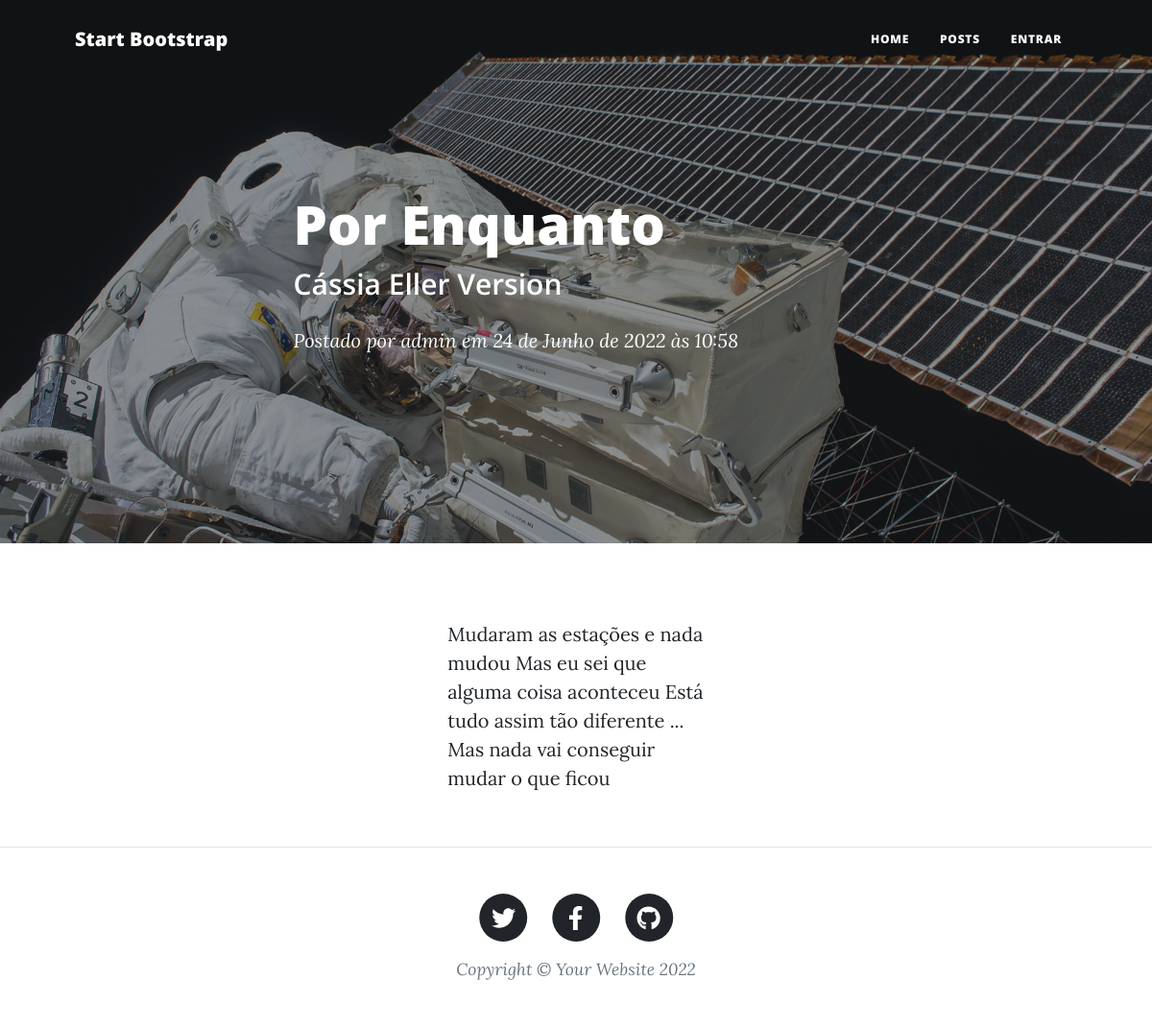
Screenshot of /post-by-admin-por-enquanto with the database file from the repository.
### app/models.py (models this page shows, shortened)
class Post(models.Model):
    STATUS      = (('publico', 'Público'), ('privado', 'Privado'))
    titulo      = models.CharField(max_length=100)
    subtitulo   = models.CharField(max_length=100)
    slug        = models.SlugField(max_length=100)
    descricao   = models.TextField()
    autor       = models.ForeignKey(User, on_delete=models.CASCADE)
    publicacao  = models.DateTimeField(default=timezone.now)
    atualizacao = models.DateTimeField(auto_now_add=True)
    status      = models.CharField(max_length=12, choices=STATUS, default='indisponível')
    class Meta:
        ordering = ['publicacao']

### app/views.py (the view)
# urls.py: path('<slug:slug>', views.PostDetailView.as_view(), name='postDetail'),
class PostDetailView(DetailView):
    model = Post
    template_name = 'post/post-detail.html'
    context_object_name = 'post'

### app/templates/post/post-detail.html (shortened to what this page needs)
{% extends 'base.html' %}
{% load static %}
{% block header %}
    <header class="masthead" style="background-image: url({% static 'assets/img/post-bg.jpg' %})">
        <div class="container position-relative px-4 px-lg-5">
            <div class="row gx-4 gx-lg-5 justify-content-center">
                <div class="col-md-10 col-lg-8 col-xl-7">
                    <div class="post-heading">
                        <h1>{{post.titulo}}</h1>
                        <h2 class="subheading">{{post.subtitulo}}</h2>
                        <span class="meta">
                            Postado por
                            <a href="#!">{{post.autor}}</a>
                            em {{post.publicacao}}
                        </span>
                    </div>
                </div>
            </div>
        </div>
    </header>
{% endblock header %}
{% block content %}
    <article class="mb-4">
        <div class="container px-4 px-lg-5">
            <div class="row gx-4 gx-lg-5 justify-content-center">
                <div class="col-md-10 col-lg-8 col-xl-7">
                    <p>{{post.descricao}}</p>
                </div>
            </div>
        </div>
    </article>
{% endblock content %}

### rows the page displays
Post: titulo "Por Enquanto", subtitulo "Cássia Eller Version", autor "admin", publicacao "24 de Junho de 2022 às 10:58", descricao "Mudaram as estações e nada mudou Mas eu sei que alguma coisa aconteceu Está tudo assim tão diferente ... Mas nada vai conseguir mudar o que ficou"
